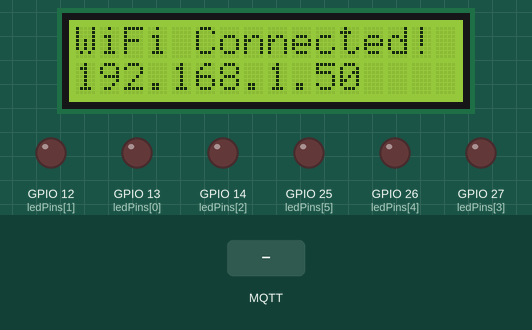
Recording of a sketch running on a simulated ESP32. Shown: 16×2 character LCD, output pins drawn as LEDs (lit = HIGH). The inputs (shaded band) are chosen by the test bench. WiFi joins after 1.5 s; servers stay silent unless stated; random numbers use the default seed unless the sketch sets one; no MQTT or app messages arrive unless stated; what the sketch prints to the serial monitor is not drawn.

Above: at 2.7 s.
At 8.1 s:
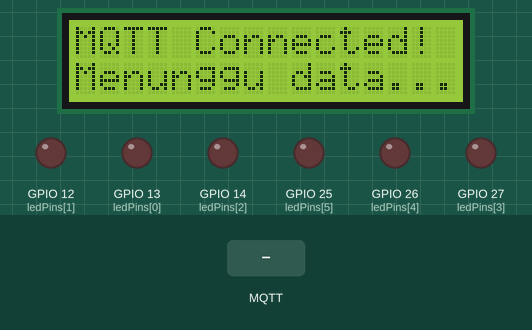
8.2 s: MQTT message "1" arrives on the first subscribed topic
At 8.5 s:
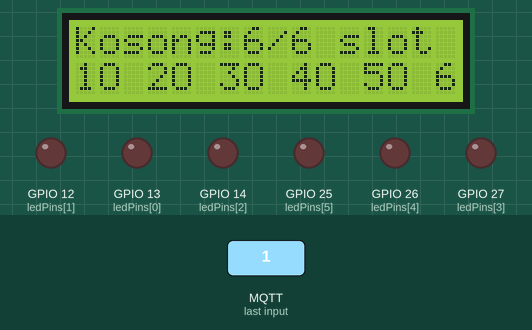
9.7 s: MQTT message "on" arrives on the first subscribed topic
11.2 s: MQTT message "off" arrives on the first subscribed topic
Timing chart, 0 to 14.2 s (numbered marks = the images above; inputs shaded):
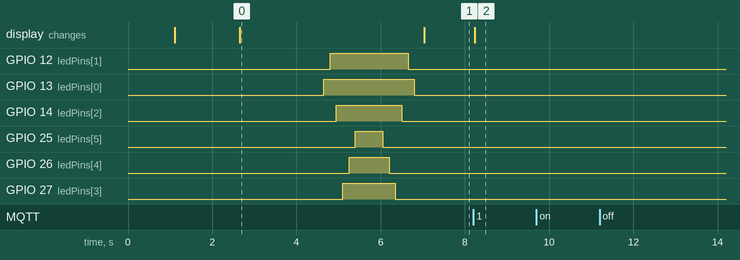

The sketch:

sketch.ino
```cpp
#include <WiFi.h>
#include <PubSubClient.h>
#include <LiquidCrystal_I2C.h>
#include <ArduinoJson.h>

// =============================================================
// SMART PARKING SYSTEM - ESP32 Local Display Controller
// Firmware untuk ESP32 DevKit V1 (6 LED + LCD 1602 I2C)
// Sesuai PRD Pinout Mapping:
//   LED Slot 1 = GPIO 13 | LED Slot 2 = GPIO 12
//   LED Slot 3 = GPIO 14 | LED Slot 4 = GPIO 27
//   LED Slot 5 = GPIO 26 | LED Slot 6 = GPIO 25
//   LCD SDA    = GPIO 21 | LCD SCL    = GPIO 22
// =============================================================

// --- Konfigurasi Jaringan & MQTT ---
const char* ssid = "Wokwi-GUEST";       // Ganti dengan SSID Wi-Fi Anda
const char* password = "";               // Ganti dengan password Wi-Fi Anda
const char* mqtt_server = "broker.hivemq.com";
const int   mqtt_port = 1883;
// Topik MQTT harus sama dengan yang dikirim oleh AI Server Python
const char* mqtt_topic = "garisawan/parking/display";

// --- Inisialisasi Objek ---
WiFiClient espClient;
PubSubClient client(espClient);
LiquidCrystal_I2C lcd(0x27, 16, 2);  // Alamat I2C 0x27, 16 kolom x 2 baris

// --- Pin LED Indikator (sesuai PRD Section 5) ---
const int NUM_SLOTS = 6;
const int ledPins[NUM_SLOTS] = {13, 12, 14, 27, 26, 25};

// Status slot (untuk tracking perubahan)
int slotStatus[NUM_SLOTS] = {0, 0, 0, 0, 0, 0};
int availableSlots = NUM_SLOTS;

// --- Fungsi Setup Wi-Fi ---
void setup_wifi() {
  lcd.setCursor(0, 0);
  lcd.print("Connecting WiFi");
  lcd.setCursor(0, 1);
  lcd.print("...");

  Serial.print("Menghubungkan ke WiFi: ");
  Serial.println(ssid);

  WiFi.begin(ssid, password);

  int dots = 0;
  while (WiFi.status() != WL_CONNECTED) {
    delay(500);
    Serial.print(".");
    dots++;
    lcd.setCursor(dots % 16, 1);
    lcd.print(".");
  }

  Serial.println();
  Serial.print("WiFi Terhubung! IP: ");
  Serial.println(WiFi.localIP());

  lcd.clear();
  lcd.setCursor(0, 0);
  lcd.print("WiFi Connected!");
  lcd.setCursor(0, 1);
  lcd.print(WiFi.localIP());
  delay(2000);
}

// --- Fungsi Update Display LCD ---
void updateLCD() {
  lcd.clear();

  // Baris 1: Jumlah slot kosong
  lcd.setCursor(0, 0);
  lcd.print("Slot Kosong: ");
  lcd.print(availableSlots);

  // Baris 2: Status visual 6 slot
  // Format: [X][ ][X][ ][X][ ]  (X = terisi, spasi = kosong)
  lcd.setCursor(0, 1);
  for (int i = 0; i < NUM_SLOTS; i++) {
    if (slotStatus[i]) {
      lcd.print("[X]");
    } else {
      lcd.print("[ ]");
    }
    // Tidak ada separator karena 6x[X] = 18 karakter, sudah melebihi 16
    // Jadi gunakan format tanpa bracket yang lebih compact
  }
}

// --- Fungsi Update Display LCD (Compact Mode) ---
void updateLCDCompact() {
  lcd.clear();

  // Baris 1: Jumlah slot kosong + total
  lcd.setCursor(0, 0);
  lcd.print("Kosong:");
  lcd.print(availableSlots);
  lcd.print("/");
  lcd.print(NUM_SLOTS);
  lcd.print(" slot");

  // Baris 2: Status visual 6 slot (compact)
  // Format: 1:X 2:O 3:X 4:O 5:X 6:O
  lcd.setCursor(0, 1);
  for (int i = 0; i < NUM_SLOTS; i++) {
    lcd.print(i + 1);
    lcd.print(slotStatus[i] ? "X" : "O");
    if (i < NUM_SLOTS - 1) lcd.print(" ");
  }
}

// --- Fungsi Callback MQTT (Penerima Pesan dari AI Server) ---
void callback(char* topic, byte* payload, unsigned int length) {
  String message = "";
  for (unsigned int i = 0; i < length; i++) {
    message += (char)payload[i];
  }

  Serial.println("📥 Pesan Masuk (JSON): " + message);

  // Parsing JSON (Disesuaikan dengan payload dari main.py / main_requests.py)
  StaticJsonDocument<512> doc;
  DeserializationError error = deserializeJson(doc, message);

  if (error) {
    Serial.print("❌ Gagal parsing JSON: ");
    Serial.println(error.c_str());
    return;
  }

  // Baca status setiap slot dari payload
  bool statusChanged = false;
  for (int i = 0; i < NUM_SLOTS; i++) {
    String key = "slot_" + String(i + 1);
    if (doc.containsKey(key)) {
      int newStatus = doc[key];
      if (slotStatus[i] != newStatus) {
        statusChanged = true;
      }
      slotStatus[i] = newStatus;
    }
  }

  // Baca jumlah slot tersedia
  if (doc.containsKey("available_slots")) {
    availableSlots = doc["available_slots"];
  } else if (doc.containsKey("available")) {
    availableSlots = doc["available"];
  }

  // Update LED hanya jika ada perubahan
  if (statusChanged) {
    for (int i = 0; i < NUM_SLOTS; i++) {
      digitalWrite(ledPins[i], slotStatus[i] == 1 ? HIGH : LOW);
      Serial.print("  LED Slot ");
      Serial.print(i + 1);
      Serial.print(" (GPIO ");
      Serial.print(ledPins[i]);
      Serial.print("): ");
      Serial.println(slotStatus[i] ? "ON (Terisi)" : "OFF (Kosong)");
    }
  }

  // Update LCD
  updateLCDCompact();

  Serial.print("📊 Status: ");
  Serial.print(availableSlots);
  Serial.print("/");
  Serial.print(NUM_SLOTS);
  Serial.println(" slot tersedia");
}

// --- Fungsi Reconnect MQTT ---
void reconnect() {
  while (!client.connected()) {
    Serial.print("🔄 Menghubungkan ke MQTT...");

    // Buat client ID unik
    String clientId = "ESP32Display-" + String(random(0, 0xffff), HEX);

    if (client.connect(clientId.c_str())) {
      Serial.println(" Terhubung!");
      // Subscribe ke topik untuk menerima data dari AI Server
      client.subscribe(mqtt_topic);
      Serial.print("📡 Subscribed ke: ");
      Serial.println(mqtt_topic);

      // Tampilkan status siap di LCD
      lcd.clear();
      lcd.setCursor(0, 0);
      lcd.print("MQTT Connected!");
      lcd.setCursor(0, 1);
      lcd.print("Menunggu data...");
    } else {
      Serial.print("❌ Gagal, status=");
      Serial.print(client.state());
      Serial.println(" Coba lagi 5 detik");

      lcd.clear();
      lcd.setCursor(0, 0);
      lcd.print("MQTT Error!");
      lcd.setCursor(0, 1);
      lcd.print("Reconnecting...");

      delay(5000);
    }
  }
}

// --- Setup Utama ---
void setup() {
  Serial.begin(115200);
  Serial.println();
  Serial.println("====================================");
  Serial.println("  SMART PARKING - Display Controller");
  Serial.println("  6 LED + LCD I2C (ESP32 DevKit V1)");
  Serial.println("====================================");

  // Setup pin LED sebagai OUTPUT
  for (int i = 0; i < NUM_SLOTS; i++) {
    pinMode(ledPins[i], OUTPUT);
    digitalWrite(ledPins[i], LOW);  // Matikan semua LED saat boot
  }

  // Inisialisasi LCD
  lcd.init();
  lcd.backlight();
  lcd.setCursor(0, 0);
  lcd.print("Smart Parking");
  lcd.setCursor(0, 1);
  lcd.print("Booting...");
  delay(1000);

  // Koneksi Wi-Fi
  setup_wifi();

  // Setup MQTT
  client.setServer(mqtt_server, mqtt_port);
  client.setCallback(callback);

  // LED startup animation (berurutan menyala lalu mati)
  Serial.println("💡 LED Test Animation...");
  for (int i = 0; i < NUM_SLOTS; i++) {
    digitalWrite(ledPins[i], HIGH);
    delay(150);
  }
  delay(500);
  for (int i = NUM_SLOTS - 1; i >= 0; i--) {
    digitalWrite(ledPins[i], LOW);
    delay(150);
  }

  Serial.println("✅ Setup selesai. Menunggu data MQTT...");
}

// --- Loop Utama ---
void loop() {
  if (!client.connected()) {
    reconnect();
  }
  client.loop();
}
```

Measured:
- after the input at 8.2 s, the display: changes at once (image 2)
- after the input at 9.7 s, every drawn part: stays the same
- after the input at 11.2 s, every drawn part: stays the same
